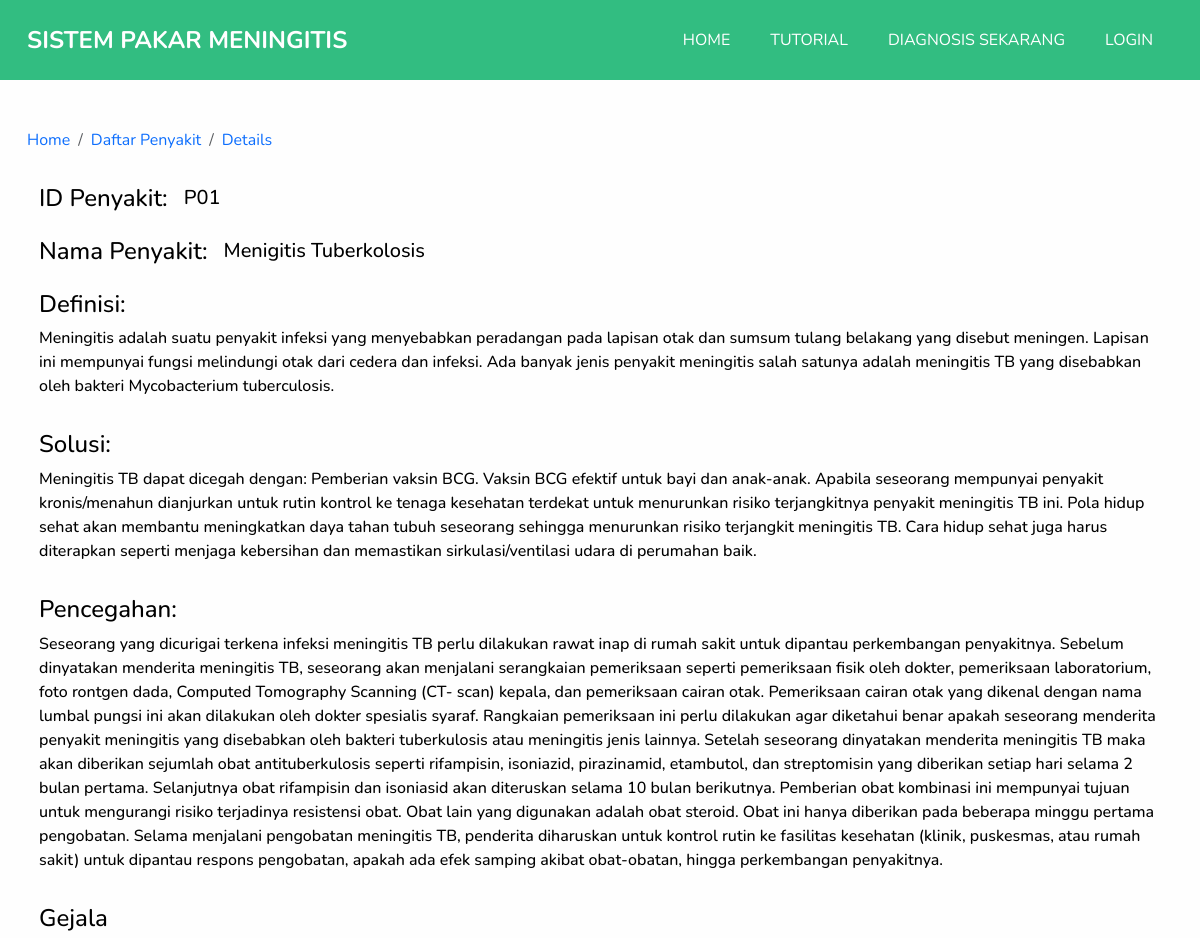
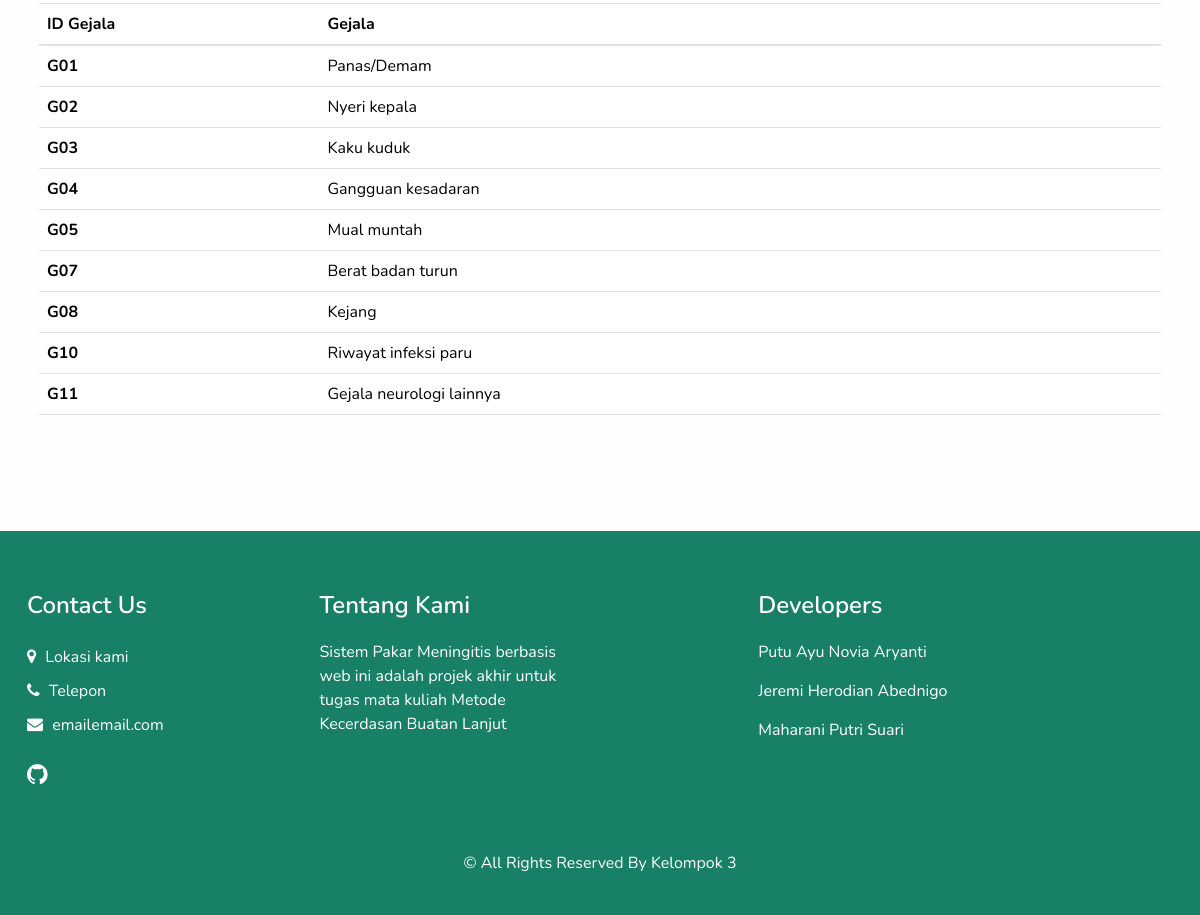
Page /details/?IdPenyakit=1 on the committed database (2 pictures, top to bottom).
### DomainPakar/models.py (models this page shows, shortened)
class Penyakit(models.Model):
    IDPenyakit = models.CharField(max_length=4, null=True, blank=True)
    NamaPenyakit = models.CharField(max_length=100, null=True, blank=True)
    Definisi = models.TextField(null=True, blank=True)
    Solusi = models.TextField(null=True, blank=True)
    Pencegahan = models.TextField(null=True, blank=True)
    GejalaPenyakit = models.ManyToManyField(Gejala, blank=True)

class Gejala(models.Model):
    IDGejala = models.CharField(max_length=4, null=True, blank=True)
    NamaGejala = models.TextField(null=True, blank=True)
    Pertanyaan = models.TextField(null=True, blank=True)
    SubPenjelasan = models.TextField(null=True, blank=True)

### DomainPakar/views.py (the view)
# urls.py: path('details/', PakarViews.detailsPenyakitView),
def detailsPenyakitView(request):
    userLogin = request.user.is_authenticated and request.user.is_superuser
    if request.method == 'GET':
        IDPenyakit = request.GET['IdPenyakit']
        if IDPenyakit is not None:
            penyakitObj = Penyakit.objects.get(pk=IDPenyakit)
        else:
            return redirect('/penyakit')
        contexts = {
            'login': userLogin,
            'PenyakitObj': penyakitObj,
            'Gejalas': penyakitObj.GejalaPenyakit.all()
        }
        return render(request=request, context=contexts, template_name='details.html')

### DomainPakar/templates/details.html
{% extends 'base2.html' %}
{% block content %}
<div class="container">
     <nav class="mt-5" aria-label="breadcrumb">
          <ol class="breadcrumb">
               <li class="breadcrumb-item"><a href="/">Home</a></li>
               <li class="breadcrumb-item"><a href="/penyakit">Daftar Penyakit</a></li>
               <li class="breadcrumb-item text-primary" aria-current="page">Details</li>
          </ol>
     </nav>
     <div class="container pt-3">
          <div class="d-flex mb-3 align-items-center">
               <h4 class="me-3">ID Penyakit:</h4>
               <h5 class="fw-medium">{{ PenyakitObj.IDPenyakit }}</h5>
          </div>
          <div class="d-flex mb-3 align-items-center">
               <h4 class="me-3">Nama Penyakit:</h4>
               <h5 class="fw-medium">{{ PenyakitObj.NamaPenyakit }}</h5>
          </div>
          <div class="d-flex mb-3 flex-column">
               <h4 class="me-3">Definisi:</h4>
               <p class="fw-medium">{{ PenyakitObj.Definisi }}</p>
          </div>
          <div class="d-flex mb-3 flex-column">
               <h4 class="me-3">Solusi:</h4>
               <p class="fw-medium">{{ PenyakitObj.Solusi }}</p>
          </div>
          <div class="d-flex mb-3 flex-column">
               <h4 class="me-3">Pencegahan:</h4>
               <p class="fw-medium">{{ PenyakitObj.Pencegahan }}</p>
          </div>
          <h4>Gejala</h4>
          <table class="table">
               <thead>
                    <tr>
                         <th class="col-3" scope="col">ID Gejala</th>
                         <th class="col-9" scope="col">Gejala</th>
                    </tr>
               </thead>
               <tbody>
               {% for gejala in Gejalas %}
                   <tr>
                         <th scope="row">{{ gejala.IDGejala }}</th>
                         <td>{{ gejala.NamaGejala }}</td>
                    </tr>
               {% endfor %}
               </tbody>
          </table>
     </div>
</div>
<div class="container" style="height: 100px;"></div>
{% endblock %}

### static/css/style.css (style rules this page uses)
body { font-family: 'Nunito', sans-serif; color: #000000; background-color: #fefefe; overflow-x: hidden; }
a, a:hover, a:focus { text-decoration: none; }

### static/css/responsive.css (style rules this page uses)
@media (min-width: 1200px) { .container { max-width: 1170px; } }

### rows in the picture
Penyakit: IDPenyakit "P01", NamaPenyakit "Menigitis Tuberkolosis", Definisi "Meningitis adalah suatu penyakit infeksi yang menyebabkan peradangan pada lapisan otak dan sumsum tulang belakang yang disebut meningen. Lapisan ini mempunyai fungsi melindungi otak dari cedera dan infeksi. Ada banyak jenis penyakit meningitis salah satunya adalah meningitis TB yang disebabkan oleh bakteri Mycobacterium tuberculosis.", Solusi "Meningitis TB dapat dicegah dengan: Pemberian vaksin BCG. Vaksin BCG efektif untuk bayi dan anak-anak. Apabila seseorang mempunyai penyakit kronis/menahun dianjurkan untuk rutin kontrol ke tenaga kesehatan terdekat untuk menurunkan risiko terjangkitnya penyakit meningitis TB ini. Pola hidup sehat akan membantu meningkatkan daya tahan tubuh seseorang sehingga menurunkan risiko terjangkit meningitis TB. Cara hidup sehat juga harus diterapkan seperti menjaga kebersihan dan memastikan sirkulasi/ventilasi udara di perumahan baik.", Pencegahan "Seseorang yang dicurigai terkena infeksi meningitis TB perlu dilakukan rawat inap di rumah sakit untuk dipantau perkembangan penyakitnya. Sebelum dinyatakan menderita meningitis TB, seseorang akan menjalani serangkaian pemeriksaan seperti pemeriksaan fisik oleh dokter, pemeriksaan laboratorium, foto rontgen dada, Computed Tomography Scanning (CT- scan) kepala, dan pemeriksaan cairan otak. Pemeriksaan cairan otak yang dikenal dengan nama lumbal pungsi ini akan dilakukan oleh dokter spesialis syaraf. Rangkaian pemeriksaan ini perlu dilakukan agar diketahui benar apakah seseorang menderita penyakit meningitis yang disebabkan oleh bakteri tuberkulosis atau meningitis jenis lainnya. Setelah…"
Gejala: IDGejala "G01", NamaGejala "Panas/Demam"
Gejala: IDGejala "G02", NamaGejala "Nyeri kepala"
Gejala: IDGejala "G03", NamaGejala "Kaku kuduk"
Gejala: IDGejala "G04", NamaGejala "Gangguan kesadaran"
Gejala: IDGejala "G05", NamaGejala "Mual muntah"
Gejala: IDGejala "G07", NamaGejala "Berat badan turun"
Gejala: IDGejala "G08", NamaGejala "Kejang"
Gejala: IDGejala "G10", NamaGejala "Riwayat infeksi paru"
Gejala: IDGejala "G11", NamaGejala "Gejala neurologi lainnya"
